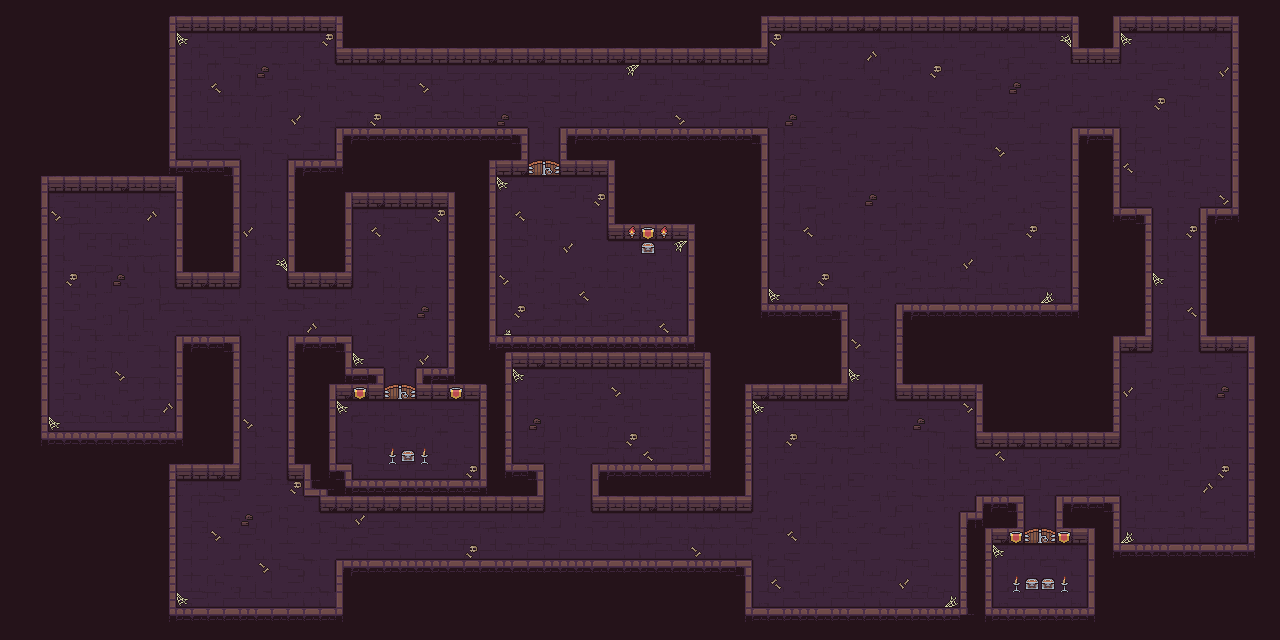

This is a level from a 2D game, rendered from its Tiled map with the project's own tilesets. A one-line summary and the map file follow, with tile-layer data summarised:
An orthogonal 80x40 tile map with 16x16 px tiles, 6 tile layers (bg, walls and floor, doors_small, doors_med, ...) and 120 objects.

<map version="1.10" tiledversion="1.11.2" orientation="orthogonal" renderorder="right-down" width="80" height="40" tilewidth="16" tileheight="16" infinite="0" nextlayerid="16" nextobjectid="134">
 <tileset firstgid="1" name="Dungeon_Tileset" tilewidth="16" tileheight="16" tilecount="100" columns="10">
  <image source="tileset/Dungeon_Tileset.png" width="160" height="160" />
 </tileset>
 <layer id="4" name="bg" width="80" height="40">
  <data>[3200 cells, 3200 non-empty, 1 distinct tile ids]</data>
 </layer>
 <layer id="1" name="walls and floor" width="80" height="40">
  <data>[3200 cells, 2266 non-empty, 42 distinct tile ids]</data>
 </layer>
 <objectgroup id="5" name="collision">
  <object id="8" x="169.615" y="17.3263" width="6.38337" height="145.602" />
  <object id="9" x="169.615" y="16.4144" width="172.959" height="15.5025" />
  <object id="10" x="335.279" y="15.5025" width="8.20719" height="47.6598" />
  <object id="11" x="343.661" y="49.0401" width="424.474" height="14.0658" />
  <object id="12" x="761.44" y="16.5483" width="6.83995" height="33.0965" />
  <object id="13" x="761.809" y="17.0496" width="316.193" height="15.4997" />
  <object id="14" x="1072.52" y="33.0306" width="6.15275" height="30.278" />
  <object id="15" x="1072.43" y="49.5458" width="47.5307" height="14.0866" />
  <object id="16" x="1113.05" y="16.2242" width="6.79151" height="46.6602" />
  <object id="17" x="1113.18" y="16.0893" width="124.943" height="15.8379" />
  <object id="18" x="1230.51" y="15.0703" width="9.11226" height="206.077" />
  <object id="19" x="1200.03" y="207.784" width="31.7673" height="8.1039" />
  <object id="20" x="1199.96" y="211.372" width="8.96521" height="141.03" />
  <object id="21" x="1200.3" y="336.885" width="53.7912" height="15.7022" />
  <object id="22" x="1248.07" y="336.474" width="5.90881" height="214.687" />
  <object id="23" x="1113.81" y="543.61" width="137.216" height="8.53494" />
  <object id="24" x="1111.8" y="495.987" width="7.54613" height="53.9663" />
  <object id="25" x="1056" y="496.215" width="56.4817" height="6.86012" />
  <object id="26" x="1056.07" y="500.789" width="8.16834" height="42.5328" />
  <object id="27" x="1055.54" y="528.458" width="38.874" height="15.7783" />
  <object id="28" x="1088.7" y="528.229" width="5.71677" height="86.8949" />
  <object id="29" x="985.342" y="528.458" width="38.188" height="15.3209" />
  <object id="30" x="985.114" y="527.772" width="6.63145" height="86.8949" />
  <object id="31" x="985.114" y="607.121" width="103.817" height="8.68949" />
  <object id="32" x="976.653" y="496.444" width="46.8775" height="6.86012" />
  <object id="33" x="1015.53" y="496.67" width="8.46082" height="40.2487" />
  <object id="34" x="975.967" y="496.67" width="6.63145" height="22.1837" />
  <object id="35" x="960.188" y="512.451" width="21.9524" height="6.86012" />
  <object id="36" x="959.731" y="512.68" width="7.31746" height="102.902" />
  <object id="37" x="745.775" y="608.133" width="215.155" height="7.69428" />
  <object id="38" x="745.003" y="560.796" width="6.05694" height="55.4973" />
  <object id="39" x="336.365" y="560.609" width="413.02" height="8.0087" />
  <object id="40" x="336.301" y="560.309" width="6.3453" height="54.9926" />
  <object id="41" x="169.315" y="608.308" width="172.621" height="7.08433" />
  <object id="42" x="169.224" y="464.519" width="6.30349" height="146.435" />
  <object id="43" x="168.74" y="464.761" width="71.7628" height="15.5163" />
  <object id="44" x="231.546" y="336.717" width="8.76424" height="130.05" />
  <object id="45" x="176.133" y="335.303" width="64.1769" height="9.04696" />
  <object id="46" x="176.416" y="336.151" width="5.93707" height="102.626" />
  <object id="47" x="41.4562" y="432.005" width="141.585" height="7.02263" />
  <object id="48" x="41.6262" y="175.755" width="6.9377" height="261.32" />
  <object id="49" x="41.2152" y="175.975" width="141.243" height="16.2082" />
  <object id="50" x="176.206" y="175.743" width="6.25174" height="112.068" />
  <object id="51" x="175.975" y="271.372" width="63.9066" height="16.6713" />
  <object id="52" x="169.723" y="159.535" width="69.9268" height="8.1041" />
  <object id="53" x="232.24" y="159.535" width="7.7297" height="122.488" />
  <object id="54" x="287.707" y="160.284" width="8.03783" height="127.66" />
  <object id="55" x="287.47" y="272.34" width="64.7754" height="15.6028" />
  <object id="56" x="344.917" y="192.671" width="7.0922" height="82.7423" />
  <object id="57" x="343.972" y="192.199" width="110.402" height="15.3664" />
  <object id="58" x="447.6" y="192.438" width="7.27601" height="182.402" />
  <object id="59" x="416.489" y="368.819" width="38.1363" height="6.52332" />
  <object id="60" x="415.987" y="368.568" width="15.5556" height="30.8603" />
  <object id="61" x="416.238" y="383.872" width="70.0003" height="14.8029" />
  <object id="62" x="480.468" y="383.621" width="6.27242" height="103.119" />
  <object id="63" x="345.736" y="480.217" width="135.986" height="6.77422" />
  <object id="64" x="329.929" y="464.661" width="21.828" height="22.0789" />
  <object id="65" x="328.926" y="384.625" width="7.02511" height="80.0361" />
  <object id="66" x="330.682" y="383.12" width="53.4411" height="16.8101" />
  <object id="67" x="346.238" y="366.56" width="37.6345" height="15.8065" />
  <object id="68" x="342.725" y="336.202" width="9.78498" height="37.3836" />
  <object id="69" x="288.782" y="336.202" width="62.9751" height="7.02511" />
  <object id="70" x="288.03" y="336.453" width="21.828" height="142.76" />
  <object id="71" x="304.087" y="479.966" width="22.5807" height="15.5556" />
  <object id="73" x="320.395" y="496.274" width="222.796" height="15.0538" />
  <object id="74" x="528.64" y="464.341" width="14.4913" height="32.6858" />
  <object id="75" x="505.772" y="464.315" width="22.6418" height="7.01575" />
  <object id="76" x="505.123" y="353.305" width="6.56004" height="113.707" />
  <object id="77" x="504.988" y="352.248" width="205.429" height="15.3924" />
  <object id="78" x="703.192" y="367.441" width="7.70856" height="103.352" />
  <object id="79" x="592.893" y="465.083" width="112.868" height="5.71004" />
  <object id="80" x="592.703" y="465.94" width="15.9887" height="46.9185" />
  <object id="81" x="608.794" y="497.745" width="143.408" height="15.2198" />
  <object id="82" x="745.314" y="385.363" width="6.87614" height="113.905" />
  <object id="83" x="745.558" y="383.935" width="102.582" height="16.3261" />
  <object id="84" x="832.271" y="304.525" width="15.6756" height="80.0502" />
  <object id="85" x="761.835" y="303.898" width="70.6448" height="12.7495" />
  <object id="86" x="752.681" y="128.426" width="15.5567" height="175.096" />
  </objectgroup>
 <objectgroup id="6" name="spawn">
  <!-- 17 objects omitted --></objectgroup>
 <objectgroup id="7" name="boss_small">
  <!-- 6 objects omitted --></objectgroup>
 <objectgroup id="14" name="boss_med">
  <!-- 5 objects omitted --></objectgroup>
 <objectgroup id="15" name="boss_large">
  <!-- 4 objects omitted --></objectgroup>
 <objectgroup id="8" name="doors_small_col">
  <!-- 3 objects omitted --></objectgroup>
 <objectgroup id="11" name="doors_med_col">
  <!-- 2 objects omitted --></objectgroup>
 <objectgroup id="13" name="doors_large_col">
  <!-- 1 objects omitted --></objectgroup>
 <layer id="2" name="doors_small" width="80" height="40">
  <data>[3200 cells, 2 non-empty, 2 distinct tile ids]</data>
 </layer>
 <layer id="9" name="doors_med" width="80" height="40">
  <data>[3200 cells, 2 non-empty, 2 distinct tile ids]</data>
 </layer>
 <layer id="10" name="doors_large" width="80" height="40">
  <data>[3200 cells, 2 non-empty, 2 distinct tile ids]</data>
 </layer>
 <layer id="3" name="decorations" width="80" height="40">
  <data>[3200 cells, 105 non-empty, 9 distinct tile ids]</data>
 </layer>
</map>
<!-- 42 of 120 objects omitted -->
